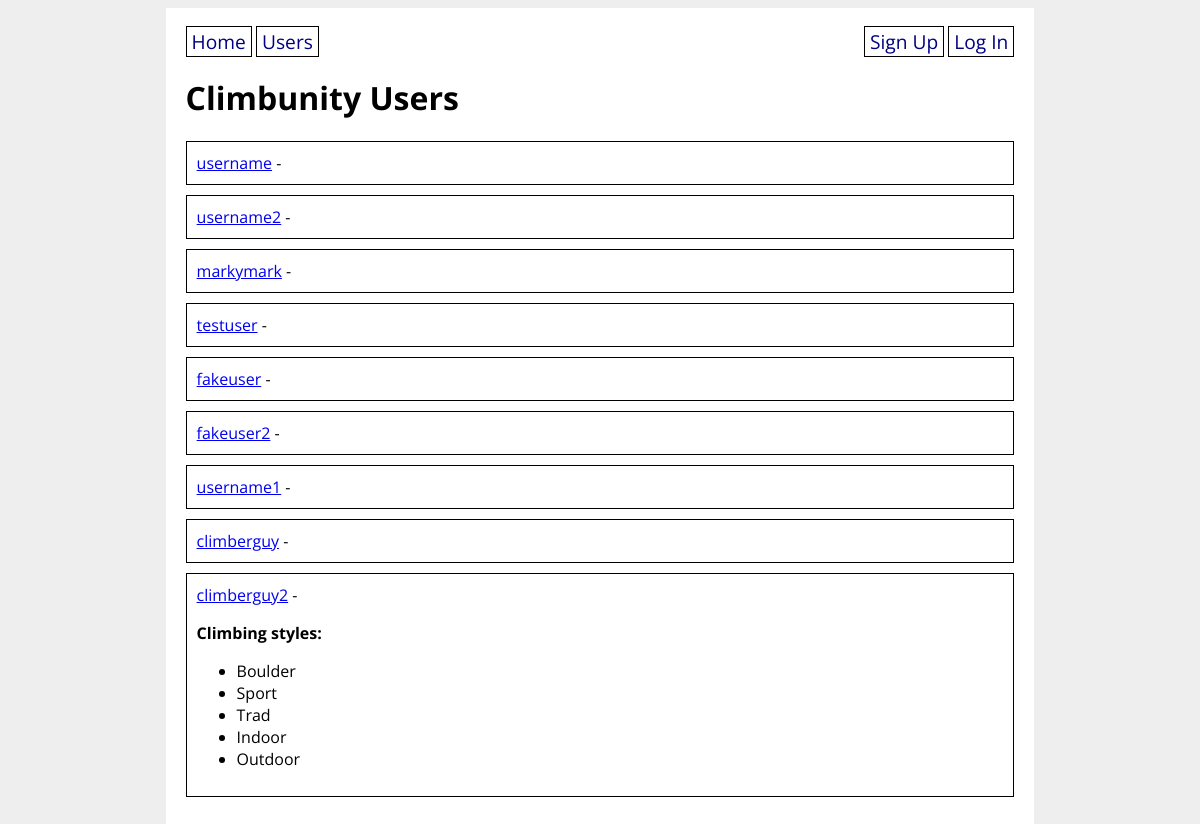
Screenshot of /users with the database file from the repository.
### climbunity_app/models.py (models this page shows, shortened)
class User(UserMixin, db.Model):
    id = db.Column(db.Integer, primary_key=True)
    username = db.Column(db.String(80), nullable=False, unique=True)
    password = db.Column(db.String(200), nullable=False)
    email = db.Column(db.String(200), nullable=False)
    first_name = db.Column(db.String(50), nullable=False)
    last_name = db.Column(db.String(50), nullable=False)
    address = db.Column(db.String(200), nullable=False)
    has_gear = db.Column(db.Boolean, nullable=False)
    user_projects = db.relationship('Route',
        secondary='user_project_lists', back_populates='projecting_users'
    )
    user_appointments = db.relationship('Appointment',
        secondary='appointment_guests', back_populates='appointment_attendants'
    )
    user_does_styles = db.relationship('Style',
        secondary='user_style_lists', back_populates='climber_styles'
    )

class Style(db.Model):
    id = db.Column(db.Integer, primary_key=True)
    style = db.Column(db.String(8))
    climber_styles = db.relationship('User',
        secondary='user_style_lists', back_populates='user_does_styles'
    )
    route_styles = db.relationship('Route',
        secondary='route_style_lists', back_populates='possible_route_styles'
    )
    def __str__(self):
        return f'{self.style}'

### climbunity_app/main/routes.py (the view)
@main.route('/users', methods=['GET', 'POST'])
def all_users():
    users = User.query.all()
    return render_template('all_users.html', users=users)

### climbunity_app/templates/all_users.html
{% extends 'base.html' %}
{% block content %}
<h1>Climbunity Users</h1>
{% for user in users %}
<div class="user">
    <a href="/profile/{{ user.id }}">{{ user.username }}</a> -
    {% if user.user_does_styles %}
    <p><strong>Climbing styles:</strong></p>
        <ul>
        {% for style in user.user_does_styles %}
            <li>{{ style }}</li>
        {% endfor %}
        </ul>
    {% endif %}
</div>
{% endfor %}
{% endblock %}

### climbunity_app/static/style.css (style rules this page uses)
body { display: flex; flex-direction: column; align-items: center; background-color: #eee; font-family: 'Open Sans', sans-serif; }
.user { border: 1px solid black; padding: 10px; margin-bottom: 10px; }

### rows the page displays
User: username "username"
User: username "username2"
User: username "markymark"
User: username "testuser"
User: username "fakeuser"
User: username "fakeuser2"
User: username "username1"
User: username "climberguy"
User: username "climberguy2"
Style: style "Boulder"
Style: style "Sport"
Style: style "Trad"
Style: style "Indoor"
Style: style "Outdoor"
